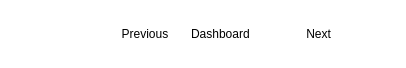
                                  <widget class="QStackedWidget" name="dashboard_control_area">
                                   <property name="maximumSize">
                                    <size>
                                     <width>16777215</width>
                                     <height>60</height>
                                    </size>
                                   </property>
                                   <property name="styleSheet">
                                    <string notr="true">background-color: rgba(255, 255, 255, 0); 
border-radius:7px;
</string>
                                   </property>
                                   <property name="frameShape">
                                    <enum>QFrame::StyledPanel</enum>
                                   </property>
                                   <property name="frameShadow">
                                    <enum>QFrame::Raised</enum>
                                   </property>
                                   <property name="currentIndex">
                                    <number>0</number>
                                   </property>
                                   <widget class="QWidget" name="page_11">
                                    <layout class="QHBoxLayout" name="horizontalLayout_108">
                                     <item>
                                      <widget class="QFrame" name="power_button">
                                       <property name="minimumSize">
                                        <size>
                                         <width>50</width>
                                         <height>50</height>
                                        </size>
                                       </property>
                                       <property name="styleSheet">
                                        <string notr="true">background-image: url(:/newPrefix/power_button.png);
background-repeat:no-repeat;
background-position:center;
</string>
                                       </property>
                                       <property name="frameShape">
                                        <enum>QFrame::StyledPanel</enum>
                                       </property>
                                       <property name="frameShadow">
                                        <enum>QFrame::Raised</enum>
                                       </property>
                                      </widget>
                                     </item>
                                     <item>
                                      <spacer name="horizontalSpacer_27">
                                       <property name="orientation">
                                        <enum>Qt::Horizontal</enum>
                                       </property>
                                       <property name="sizeType">
                                        <enum>QSizePolicy::Expanding</enum>
                                       </property>
                                       <property name="sizeHint" stdset="0">
                                        <size>
                                         <width>40</width>
                                         <height>20</height>
                                        </size>
                                       </property>
                                      </spacer>
                                     </item>
                                     <item>
                                      <widget class="QPushButton" name="previous_page">
                                       <property name="minimumSize">
                                        <size>
                                         <width>80</width>
                                         <height>0</height>
                                        </size>
                                       </property>
                                       <property name="maximumSize">
                                        <size>
                                         <width>120</width>
                                         <height>50</height>
                                        </size>
                                       </property>
                                       <property name="tabletTracking">
                                        <bool>false</bool>
                                       </property>
                                       <property name="styleSheet">
                                        <string notr="true">

QPushButton{
	

	border:none;

	background-color: rgba(0, 0, 0,0);
}



QPushButton:pressed{
	
	

	border: 1px solid  rgb(255, 255, 255);
	border-radius:5px;
}</string>
                                       </property>
                                       <property name="text">
                                        <string> Previous </string>
                                       </property>
                                       <property name="icon">
                                        <iconset>
                                         <normaloff>:/backgroud/src-page-cartoes/back.png</normaloff>:/backgroud/src-page-cartoes/back.png</iconset>
                                       </property>
                                       <property name="iconSize">
                                        <size>
                                         <width>20</width>
                                         <height>20</height>
                                        </size>
                                       </property>
                                       <property name="shortcut">
                                        <string>Left</string>
                                       </property>
                                      </widget>
                                     </item>
                                     <item>
                                      <widget class="QLabel" name="label_67">
                                       <property name="minimumSize">
                                        <size>
                                         <width>80</width>
                                         <height>0</height>
                                        </size>
                                       </property>
                                       <property name="maximumSize">
                                        <size>
                                         <width>80</width>
                                         <height>16777215</height>
                                        </size>
                                       </property>
                                       <property name="styleSheet">
                                        <string notr="true">background-color: rgba(255, 255, 255, 0); </string>
                                       </property>
                                       <property name="text">
                                        <string>Dashboard</string>
                                       </property>
                                      </widget>
                                     </item>
                                     <item>
                                      <widget class="QPushButton" name="next_page">
                                       <property name="minimumSize">
                                        <size>
                                         <width>80</width>
                                         <height>0</height>
                                        </size>
                                       </property>
                                       <property name="maximumSize">
                                        <size>
                                         <width>120</width>
                                         <height>50</height>
                                        </size>
                                       </property>
                                       <property name="styleSheet">
                                        <string notr="true">

QPushButton{
	

	border:none;

	background-color: rgba(0, 0, 0,0);
}



QPushButton:pressed{
	
	

	border: 1px solid  rgb(255, 255, 255);
	border-radius:5px;
}</string>
                                       </property>
                                       <property name="text">
                                        <string> Next</string>
                                       </property>
                                       <property name="icon">
                                        <iconset>
                                         <normaloff>:/backgroud/src-page-cartoes/next.png</normaloff>:/backgroud/src-page-cartoes/next.png</iconset>
                                       </property>
                                       <property name="shortcut">
                                        <string>Right</string>
                                       </property>
                                      </widget>
                                     </item>
                                     <item>
                                      <spacer name="horizontalSpacer_28">
                                       <property name="orientation">
                                        <enum>Qt::Horizontal</enum>
                                       </property>
                                       <property name="sizeType">
                                        <enum>QSizePolicy::Expanding</enum>
                                       </property>
                                       <property name="sizeHint" stdset="0">
                                        <size>
                                         <width>40</width>
                                         <height>20</height>
                                        </size>
                                       </property>
                                      </spacer>
                                     </item>
                                    </layout>
                                   </widget>
                                  </widget>
